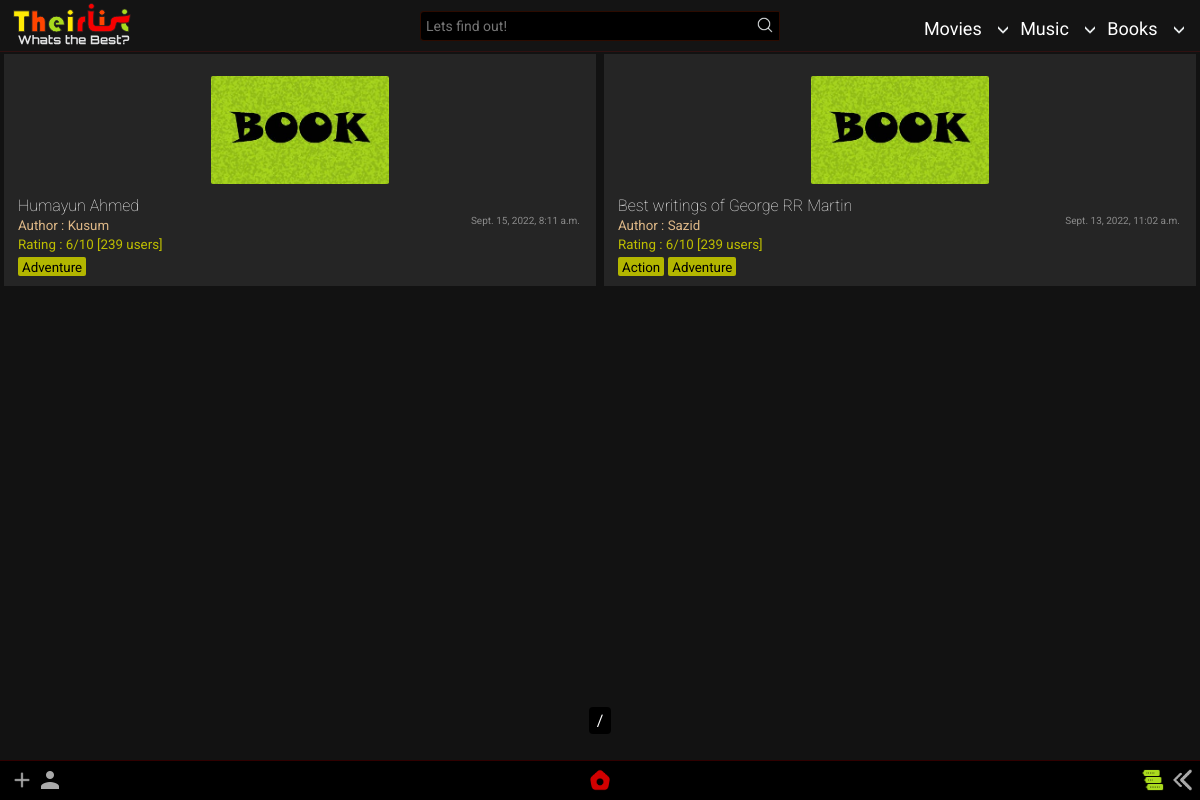
Before: /home/booklist/ with the older database file.
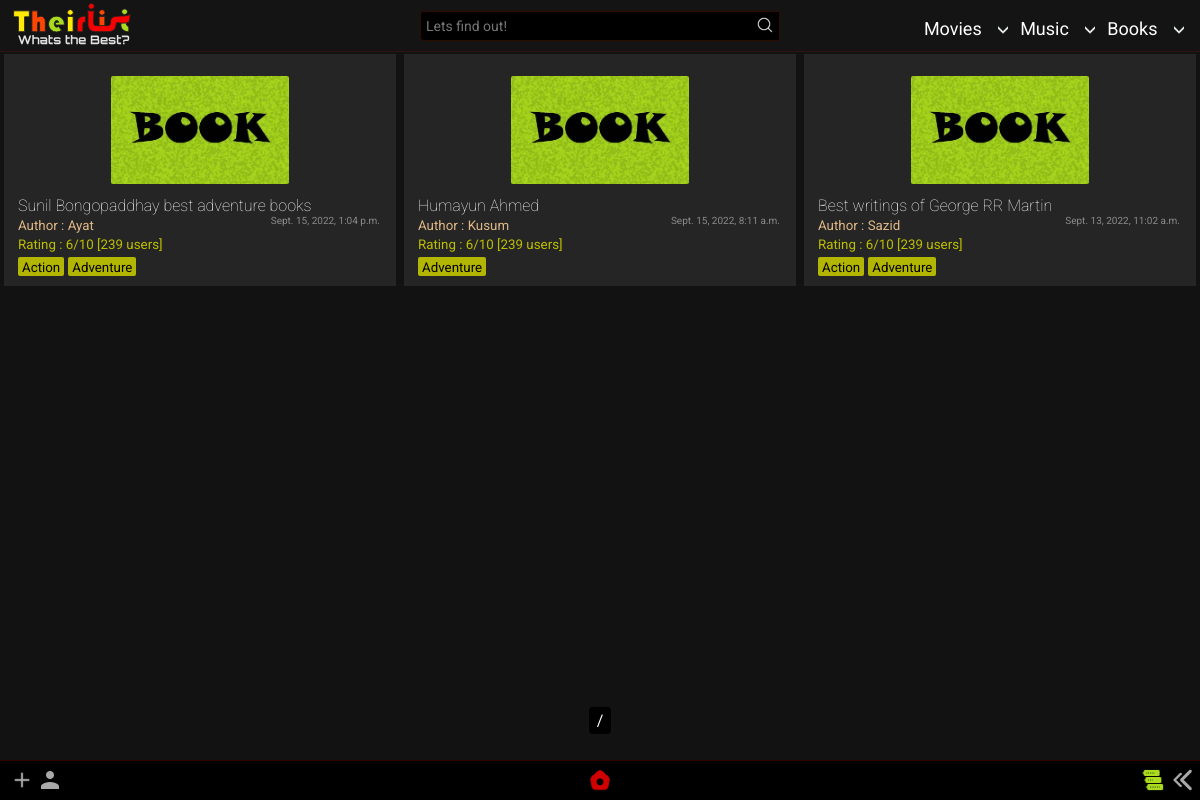
After: the same page with the newer database file.
### app/models.py (models this page shows, shortened)
class BookList(models.Model):
    title = models.CharField(max_length=65)
    author = models.ForeignKey('Author',on_delete=models.SET_NULL,null=True)
    genre = models.ManyToManyField('BookGenre')
    posted = models.DateTimeField(auto_now_add=True)
    content = RichTextField(null=True,default=' ')
    type = models.CharField(max_length=10,default="book")
    slug = models.SlugField(max_length= 300,null=True, blank = True, unique=True)

class Author(models.Model):
    name = models.CharField(max_length=300)
    def __str__(self):
        return self.name

class BookGenre(models.Model):
    name = models.CharField(max_length=150)
    def __str__(self):
        return self.name

### app/views.py (the view)
# urls.py: path('booklist/',TheirListBookView.as_view(),name = 'booklist'),
class TheirListBookView(ListView): #books
    model = BookList
    template_name ='app/Booklist_list.html'
    def get_queryset(self, *args, **kwargs):
        qs = super().get_queryset(*args, **kwargs)
        qs = qs.order_by("-id")
        return qs

### templates/app/booklist_list.html (shortened to what this page needs)
{% extends "index.html" %}
{% load static %}
{% block content %}
<section>
  <div class="contain-sec" id="contain-sec">
    {% for lola in object_list %}
    <div class="elements">
      <div class="thumb">
        <img src="{% static 'app/images/book-poster.jpg' %}" width="100px" />
      </div>
      <div class="Title">
        <a href="{{lola.slug}}/"><h4 class="tit">{{lola.title}}</h4></a>
      </div>
      <div class="Author">
        <small>Author : {{lola.author}}<span>{{lola.posted}}</span></small>
      </div>
      <div class="rating"><small>Rating : 6/10 [239 users]</small></div>
        {% for tag in lola.genre.all %}
        <div class="Genre">
        <small>{{ tag }}</small>
        </div>
          {% empty %}
          No tags!
        {% endfor %}
    </div>
    {% endfor %}
  </div>
  <div class="pagination_pages">
    <span class="step-links">
        <span class="current">
        {{ page_obj.number }} / {{ page_obj.paginator.num_pages }}
        </span>
    </span>
  </div>
</section>
{% endblock content %}

Changed rows visible on the page:
added BookList: title "Sunil Bongopaddhay best adventure books", author "Ayat", posted "Sept. 15, 2022, 1:04 p.m.", BookGenre (name "Action"), BookGenre (name "Adventure")
